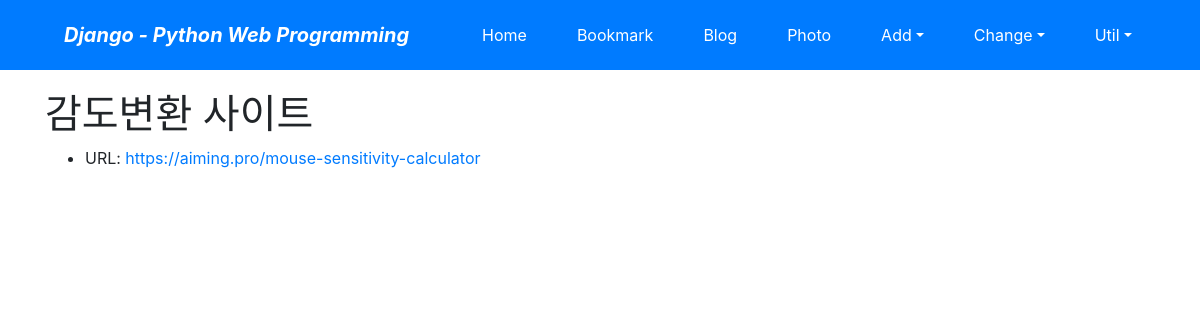
Page /bookmark/4/ on the committed database.
### bookmark/models.py (models this page shows, shortened)
class Bookmark(models.Model):
    title = models.CharField('TITLE', max_length=100, blank=True)
    url = models.URLField('URL', unique=True)
    owner = models.ForeignKey(User, on_delete=models.CASCADE, blank=True, null=True)

### bookmark/views.py (the view)
# urls.py: path('<int:pk>/', views.BookmarkDV.as_view(), name='detail'),
class BookmarkDV(DetailView):
    model = Bookmark

### bookmark/templates/bookmark/bookmark_detail.html (shortened to what this page needs)
{% extends "base.html" %}
{% block content %}
    <h1>{{ object.title }}</h1>
    <ul>
        <li>URL: <a href="{{ object.url }}">{{ object.url }}</a></li>
    </ul>
{% endblock %}

### rows in the picture
Bookmark: title "감도변환 사이트", url "https://aiming.pro/mouse-sensitivity-calculator"
